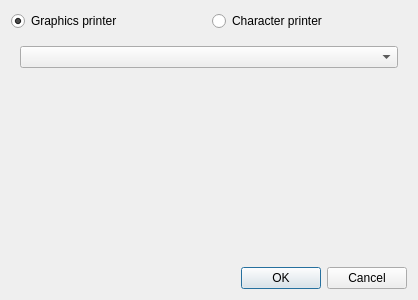
<?xml version="1.0" encoding="UTF-8"?>
<ui version="4.0">
 <class>ReceiptsPrinterOptionsDialog</class>
 <widget class="QDialog" name="ReceiptsPrinterOptionsDialog">
  <property name="geometry">
   <rect>
    <x>0</x>
    <y>0</y>
    <width>418</width>
    <height>300</height>
   </rect>
  </property>
  <property name="windowTitle">
   <string>Dialog</string>
  </property>
  <layout class="QVBoxLayout" name="verticalLayout">
   <item>
    <layout class="QHBoxLayout" name="horizontalLayout">
     <item>
      <widget class="QRadioButton" name="btGraphicsPrinter">
       <property name="text">
        <string>Graphics printer</string>
       </property>
       <property name="icon">
        <iconset resource="../Receipts.qrc">
         <normaloff>:/quickevent/Receipts/images/graphic-printer.svg</normaloff>:/quickevent/Receipts/images/graphic-printer.svg</iconset>
       </property>
       <property name="checked">
        <bool>true</bool>
       </property>
      </widget>
     </item>
     <item>
      <widget class="QRadioButton" name="btCharacterPrinter">
       <property name="text">
        <string>Character printer</string>
       </property>
       <property name="icon">
        <iconset resource="../Receipts.qrc">
         <normaloff>:/quickevent/Receipts/images/character-printer.svg</normaloff>:/quickevent/Receipts/images/character-printer.svg</iconset>
       </property>
      </widget>
     </item>
    </layout>
   </item>
   <item>
    <widget class="QStackedWidget" name="stackedWidget">
     <property name="currentIndex">
      <number>0</number>
     </property>
     <widget class="QWidget" name="pgGraphicsPrinter">
      <layout class="QFormLayout" name="formLayout_2">
       <item row="0" column="0" colspan="2">
        <widget class="QComboBox" name="cbxGraphicPrinter"/>
       </item>
      </layout>
     </widget>
     <widget class="QWidget" name="pgCharacterPrinter">
      <layout class="QFormLayout" name="formLayout">
       <item row="0" column="0">
        <widget class="QLabel" name="label_2">
         <property name="text">
          <string>Device</string>
         </property>
        </widget>
       </item>
       <item row="0" column="1">
        <widget class="QComboBox" name="cbxCharacterPrinterDevice">
         <property name="editable">
          <bool>true</bool>
         </property>
         <item>
          <property name="text">
           <string>/dev/usb/lp1</string>
          </property>
         </item>
         <item>
          <property name="text">
           <string>/dev/usb/lp2</string>
          </property>
         </item>
         <item>
          <property name="text">
           <string>/dev/usb/lp3</string>
          </property>
         </item>
         <item>
          <property name="text">
           <string>/dev/usb/lp4</string>
          </property>
         </item>
        </widget>
       </item>
       <item row="1" column="0">
        <widget class="QLabel" name="label_3">
         <property name="text">
          <string>Printer</string>
         </property>
        </widget>
       </item>
       <item row="1" column="1">
        <widget class="QComboBox" name="cbxCharacterPrinterModel">
         <item>
          <property name="text">
           <string>Epson TM-T88V</string>
          </property>
         </item>
        </widget>
       </item>
       <item row="2" column="0">
        <widget class="QLabel" name="label">
         <property name="text">
          <string>Line length</string>
         </property>
        </widget>
       </item>
       <item row="2" column="1">
        <widget class="QSpinBox" name="edCharacterPrinterLineLength">
         <property name="suffix">
          <string> characters</string>
         </property>
         <property name="maximum">
          <number>999</number>
         </property>
         <property name="value">
          <number>41</number>
         </property>
        </widget>
       </item>
      </layout>
     </widget>
    </widget>
   </item>
   <item>
    <spacer name="verticalSpacer">
     <property name="orientation">
      <enum>Qt::Vertical</enum>
     </property>
     <property name="sizeHint" stdset="0">
      <size>
       <width>20</width>
       <height>40</height>
      </size>
     </property>
    </spacer>
   </item>
   <item>
    <widget class="QDialogButtonBox" name="buttonBox">
     <property name="orientation">
      <enum>Qt::Horizontal</enum>
     </property>
     <property name="standardButtons">
      <set>QDialogButtonBox::Cancel|QDialogButtonBox::Ok</set>
     </property>
    </widget>
   </item>
  </layout>
 </widget>
 <resources>
  <include location="../Receipts.qrc"/>
 </resources>
 <connections>
  <connection>
   <sender>buttonBox</sender>
   <signal>accepted()</signal>
   <receiver>ReceiptsPrinterOptionsDialog</receiver>
   <slot>accept()</slot>
   <hints>
    <hint type="sourcelabel">
     <x>248</x>
     <y>254</y>
    </hint>
    <hint type="destinationlabel">
     <x>157</x>
     <y>274</y>
    </hint>
   </hints>
  </connection>
  <connection>
   <sender>buttonBox</sender>
   <signal>rejected()</signal>
   <receiver>ReceiptsPrinterOptionsDialog</receiver>
   <slot>reject()</slot>
   <hints>
    <hint type="sourcelabel">
     <x>316</x>
     <y>260</y>
    </hint>
    <hint type="destinationlabel">
     <x>286</x>
     <y>274</y>
    </hint>
   </hints>
  </connection>
 </connections>
</ui>
